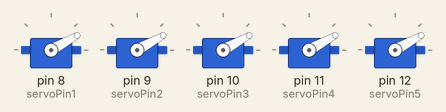
Recording of a sketch running on a simulated Arduino Uno, built with avr-gcc and run on an emulated ATmega328P. On the bench: 5 × servo.

Above: at 0.05 s.
At 0.2 s:
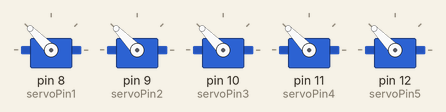
At 0.45 s:
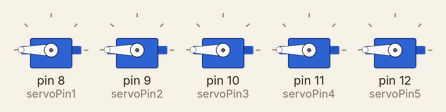
At 0.9 s:
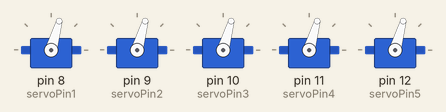
Timing chart, 0 to 3.0 s (numbered marks = the images above):
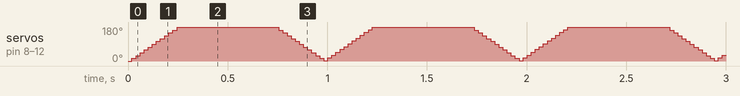

The sketch:

Servo_Penta_Example.ino
```cpp
#include <Servo.h>

int servoPin1 = 8;
int servoPin2 = 9;
int servoPin3 = 10;
int servoPin4 = 11;
int servoPin5 = 12;

Servo servo1, servo2, servo3, servo4, servo5;

int angle = 0;

void setup()
{
  servo1.attach(servoPin1);
  servo2.attach(servoPin2);
  servo3.attach(servoPin3);
  servo4.attach(servoPin4);
  servo5.attach(servoPin5);
}

void loop()
{
  for (angle = 0; angle < 360; angle++)
  {
    servo1.write(angle);
    servo2.write(angle);
    servo3.write(angle);
    servo4.write(angle);
    servo5.write(angle);
    delay(1);
  }
  for (angle = 360; angle > 0; angle--)
  {
    servo1.write(angle);
    servo2.write(angle);
    servo3.write(angle);
    servo4.write(angle);
    servo5.write(angle);
    delay(1);
  }
}
```
